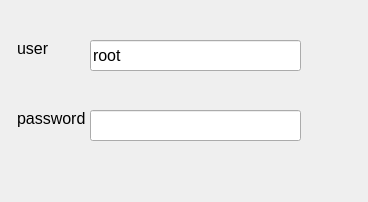
<?xml version="1.0" encoding="UTF-8"?>
<ui version="4.0">
 <class>Dialog</class>
 <widget class="QDialog" name="Dialog">
  <property name="geometry">
   <rect>
    <x>0</x>
    <y>0</y>
    <width>368</width>
    <height>202</height>
   </rect>
  </property>
  <property name="windowTitle">
   <string>Dialog</string>
  </property>
  <widget class="QLabel" name="label_2">
   <property name="geometry">
    <rect>
     <x>17</x>
     <y>38</y>
     <width>71</width>
     <height>21</height>
    </rect>
   </property>
   <property name="font">
    <font>
     <family>Arial</family>
     <pointsize>12</pointsize>
    </font>
   </property>
   <property name="text">
    <string>user</string>
   </property>
  </widget>
  <widget class="QLineEdit" name="lineQty">
   <property name="geometry">
    <rect>
     <x>90</x>
     <y>110</y>
     <width>211</width>
     <height>31</height>
    </rect>
   </property>
   <property name="font">
    <font>
     <family>Arial</family>
     <pointsize>12</pointsize>
    </font>
   </property>
  </widget>
  <widget class="QLabel" name="label_3">
   <property name="geometry">
    <rect>
     <x>17</x>
     <y>108</y>
     <width>71</width>
     <height>21</height>
    </rect>
   </property>
   <property name="font">
    <font>
     <family>Arial</family>
     <pointsize>12</pointsize>
    </font>
   </property>
   <property name="text">
    <string>password</string>
   </property>
  </widget>
  <widget class="QLineEdit" name="linePrice">
   <property name="geometry">
    <rect>
     <x>90</x>
     <y>40</y>
     <width>211</width>
     <height>31</height>
    </rect>
   </property>
   <property name="font">
    <font>
     <family>Arial</family>
     <pointsize>12</pointsize>
    </font>
   </property>
   <property name="text">
    <string>root</string>
   </property>
  </widget>
 </widget>
 <resources/>
 <connections/>
</ui>
